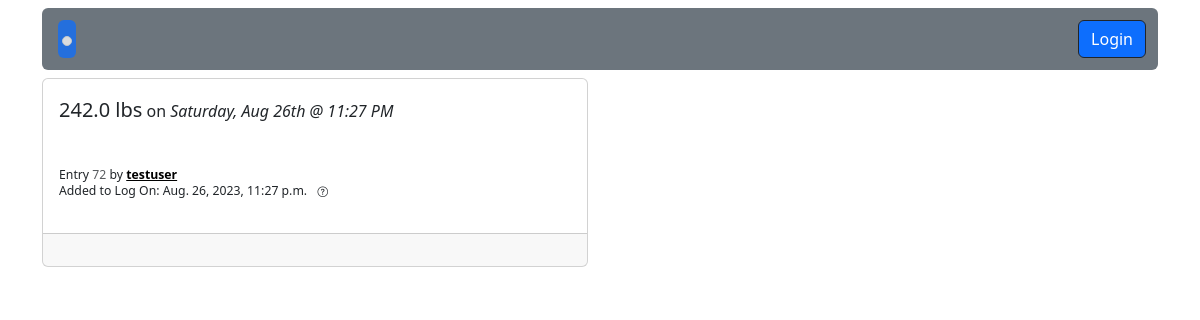
The page /72/detail on the database as committed earlier.
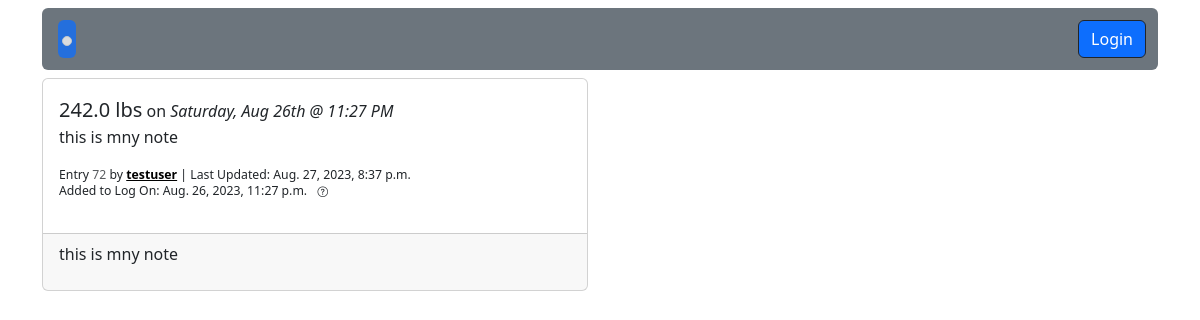
The same page on the database as committed later.
### fitness/models.py (models this page shows, shortened)
class WeightEntry(models.Model):
    user = models.ForeignKey(
        settings.AUTH_USER_MODEL,
        on_delete=models.CASCADE,
        related_name="weight_entries"
    )
    weight = weight = models.DecimalField(blank=True, null=True, max_digits=4, decimal_places=1)
    recorded = models.DateTimeField(blank=True, null=True, help_text="Enter the date and time when you measured this weight.")
    note = models.TextField(blank=True, null=True,help_text="Optional: Add a note regarding this entry.")
    created = models.DateTimeField(auto_now_add=True)
    updated = models.DateTimeField(auto_now=True)

### accounts/models.py (models this page shows, shortened)
class CustomUser(AbstractUser):
    date_of_birth = models.DateField(null=True, blank=True, help_text="Enter your date of birth in MM/DD/YYYY format.")
    avatar = models.CharField(max_length=999, null=True, blank=True, help_text="Enter a url for your avatar image")

### fitness/views.py (the view, shortened to what this page needs)
# urls.py: path("<int:pk>/detail", WeightEntryDetailView.as_view(),
class WeightEntryDetailView(DetailView):
    model = WeightEntry
    template_name = "weight_entry_detail.html"
    def get_context_data(self, **kwargs):
        context = super(WeightEntryDetailView, self).get_context_data(**kwargs)
        context["form"] = WeightEntryForm(initial={'recorded': datetime.now()})
        return context

### templates/weight_entry_detail.html (shortened to what this page needs)
{% extends 'base.html' %}
{% load range_filter %}
{% block content %}
<div class="row justify-content-md-start">
    <div class="col-sm-6 pb-2 mb-2">
        <div class="card">
            <div class="card-body">
                <span class="fs-5 fw-medium">{{weightentry.weight}} lbs</span> on <span class="fw-medium fst-italic">{{weightentry.recorded|date:"l"}}, {{weightentry.recorded|date:"M jS"}} @ {{weightentry.recorded|date:"g:i A"}}</span>
            <p>
                {% if weightentry.note|length >= 1  %}
                    {{weightentry.note|slice:"30"}}
                {% else %}
                <br>
                {% endif %}
            </p>
            <p class="lh-1">
                <small><small>Entry <span class="text-muted">{{weightentry.pk}}</span> by <a class="fw-bold text-black" href="{% url "user_profile" weightentry.user.pk %}">{{weightentry.user}}</a> {% if weightentry.updated|date:"m/d/y H:i:s" != weightentry.created|date:"m/d/y H:i:s" %}| Last Updated: {{weightentry.updated}} {% endif %}</small></small>
                <br>
                <small>
                    <small>Added to Log On: {{weightentry.created}}</small>
                    <a href="#"
                        class="badge rounded-pill text-dark"
                        data-bs-toggle="popover"
                        data-bs-trigger="hover focus"
                        data-bs-content="This is the date that the entry was actually added to the log.
                                        Often times, the time that the weight was measured is different than the time the user actually adds it to the log.
                                        For example, if I measured myself at 8AM but I forgot to add it to the log until 3pm.
                                        This is just a means of distinguishing the two times/dates.">
                            <i class="bi bi-question-circle"></i>
                    </a>
                </small>
            </p>
            </div>
            <div class="card-footer">
                <p style="white-space: pre-line">{{weightentry.note}}</p>
            </div>
        </div>
    </div>
</div>
{% endblock content %}

Rows that differ between the two databases and show on the page:
changed WeightEntry "Saturday": note (not shown) → "this is mny note"; updated (not shown) → "Aug. 27, 2023, 8:37 p.m."
Other text that changed with them:
text now shown: "| Last Updated:"
